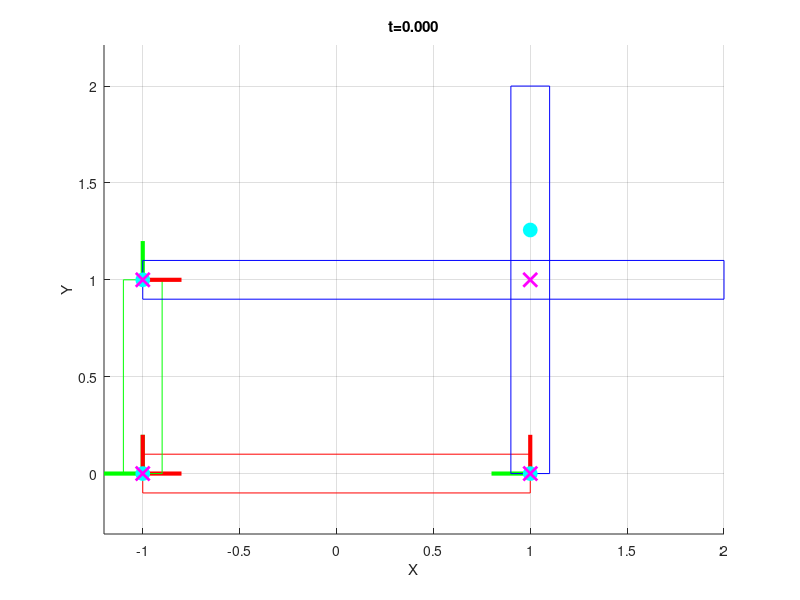

This chart was generated by the following MATLAB code: (Note: this script raises an error after producing the figure.)
function linkages(scene)
if nargin < 1
	scene = 0;
end

% Set up the scene here.
% Note that links don't have to be placed exactly. The first call to
% solveLinkage() will automatically snap the links so that all the
% constraints are satisfied.
links = [];
pins = [];
sliders = [];
particles = [];
oscillation = false; % turn oscillation off by default.
switch scene
	case 0
		% Crank-rocker
		% Bottom link
		links(1).angle = 0; % rotation from the positive x-axis
		links(1).pos = [-1 0]'; % position of the center of rotation
		links(1).verts = [ % display vertices
			 0.0  2.0  2.0  0.0
			-0.1 -0.1  0.1  0.1
			];
		% Left link
		links(2).angle = pi/2;
		links(2).pos = [-1 0]';
		links(2).verts = [
			 0.0  1.0  1.0  0.0
			-0.1 -0.1  0.1  0.1
			];
		% Right link
		links(3).angle = pi/2;
		links(3).pos = [1 0]';
		links(3).verts = [
			 0.0  2.0  2.0  0.0
			-0.1 -0.1  0.1  0.1
			];
		% Top link
		links(4).angle = 0;
		links(4).pos = [-1 1]';
		links(4).verts = [
			 0.0  3.0  3.0  0.0
			-0.1 -0.1  0.1  0.1
			];
		
		% Which link is grounded?
		grounded = 1;
		% Which link is the driver?
		% Note: the driver must be attached (with a pin) to the ground.
		driver = 2;
		
		% Bottom-left
		pins(1).linkA = 1;
		pins(1).linkB = 2;
		pins(1).pointA = [0,0]';
		pins(1).pointB = [0,0]';
		% Bottom-right
		pins(2).linkA = 1;
		pins(2).linkB = 3;
		pins(2).pointA = [2,0]';
		pins(2).pointB = [0,0]';
		% Left-top
		pins(3).linkA = 2;
		pins(3).linkB = 4;
		pins(3).pointA = [1,0]';
		pins(3).pointB = [0,0]';
		% Right-top
		pins(4).linkA = 3;
		pins(4).linkB = 4;
		pins(4).pointA = [1+rand(1),0]'; % pin location on link3 is randomized
		pins(4).pointB = [2,0]';
		
		% List of tracer particles for display
		particles(1).link = 4; % which link?
		particles(1).point = [0.5,0.1]'; % tracer particle point in local coords
		particles(2).link = 4;
		particles(2).point = [2.5,-0.1]';
	case 1
		% Drag-link % s = 2, l = 5, p = 4, q = 4
		% Bottom link
		links(1).angle = 0; % rotation from the positive x-axis
		links(1).pos = [-1 0]'; % position of the center of rotation
		links(1).verts = [ % display vertices
			 0.0  2.0  2.0  0.0
			-0.1 -0.1  0.1  0.1
			];
		% Left link
		links(2).angle = pi/2;
		links(2).pos = [-1 0]';
		links(2).verts = [
			 0.0  4.0  4.0  0.0
			-0.1 -0.1  0.1  0.1
			];
		% Right link
		links(3).angle = pi/2;
		links(3).pos = [1 0]';
		links(3).verts = [
			 0.0   5    5   0.0
			-0.1 -0.1  0.1  0.1
			];
		% Top link
		links(4).angle = 0;
		links(4).pos = [-1 1]';
		links(4).verts = [
			 0.0   4    4  0.0
			-0.1 -0.1  0.1  0.1
			];
		
		% Which link is grounded?
		grounded = 1;
		% Which link is the driver?
		% Note: the driver must be attached (with a pin) to the ground.
		driver = 2;
		
		% Bottom-left
		pins(1).linkA = 1;
		pins(1).linkB = 2;
		pins(1).pointA = [0,0]';
		pins(1).pointB = [0,0]';
		% Bottom-right
		pins(2).linkA = 1;
		pins(2).linkB = 3;
		pins(2).pointA = [2,0]';
		pins(2).pointB = [0,0]';
		% Left-top
		pins(3).linkA = 2;
		pins(3).linkB = 4;
		pins(3).pointA = [4,0]';
		pins(3).pointB = [0,0]';
		% Right-top
		pins(4).linkA = 3;
		pins(4).linkB = 4;
		pins(4).pointA = [5,0]'; % pin location on link3 is randomized
		pins(4).pointB = [4,0]';
		
		% List of tracer particles for display
		particles(1).link = 4; % which link?
		particles(1).point = [0.5,0.1]'; % tracer particle point in local coords
		particles(2).link = 4;
		particles(2).point = [2.5,-0.1]';
	case 2
        
		% Double-rocker % s = 1, l = 4, p = 4, q = 3
        % first enable oscillation
        oscillation = true; % decides whether to make the driver link oscillate or not.
        % (double rocker)
        min_angle = acos(3/5)-0.095; % oscillation range 
        max_angle = pi/2+0.005; % uscillation range


		% Bottom link
		links(1).angle = 0; % rotation from the positive x-axis
		links(1).pos = [-1 0]'; % position of the center of rotation
		links(1).verts = [ % display vertices
			 0.0  3.0  3.0  0.0
			-0.1 -0.1  0.1  0.1
			];
		% Left link
		links(2).angle = acos(1/4);
		links(2).pos = [-1 0]';
		links(2).verts = [
			 0.0  4.0  4.0  0.0
			-0.1 -0.1  0.1  0.1
			];
		% Right link
		links(3).angle = pi/2;
		links(3).pos = [1 0]';
		links(3).verts = [
			 0.0  4.0  4.0  0.0
			-0.1 -0.1  0.1  0.1
			];
		% Top link
		links(4).angle = 0;
		links(4).pos = [-1 1]';
		links(4).verts = [
			 0.0  1.0  1.0  0.0
			-0.1 -0.1  0.1  0.1
			];
		
		% Which link is grounded?
		grounded = 1;
		% Which link is the driver?
		% Note: the driver must be attached (with a pin) to the ground.
		driver = 2;
		
		% Bottom-left
		pins(1).linkA = 1;
		pins(1).linkB = 2;
		pins(1).pointA = [0,0]';
		pins(1).pointB = [0,0]';
		% Bottom-right
		pins(2).linkA = 1;
		pins(2).linkB = 3;
		pins(2).pointA = [3,0]';
		pins(2).pointB = [0,0]';
		% Left-top
		pins(3).linkA = 2;
		pins(3).linkB = 4;
		pins(3).pointA = [4,0]';
		pins(3).pointB = [0,0]';
		% Right-top
		pins(4).linkA = 3;
		pins(4).linkB = 4;
		pins(4).pointA = [4,0]'; % pin location on link3 is randomized
		pins(4).pointB = [1,0]';
		
		% List of tracer particles for display
		particles(1).link = 4; % which link?
		particles(1).point = [0,0]'; % tracer particle point in local coords
		particles(2).link = 4;
		particles(2).point = [1,0]';
	case 3
		% Hoekens/Chebyshev
        % Double-rocker % s = 1, l = 2, p = 2.5, q = 5
		% Bottom link
		links(1).angle = 0; % rotation from the positive x-axis
		links(1).pos = [-1 0]'; % position of the center of rotation
		links(1).verts = [ % display vertices
			 0.0  2.0  2.0  0.0
			-0.1 -0.1  0.1  0.1
			];
		% Left link
		links(2).angle = 0;
		links(2).pos = [-1 0]';
		links(2).verts = [
			 0.0  1.0  1.0  0.0
			-0.1 -0.1  0.1  0.1
			];
		% Right link
		links(3).angle = pi/2;
		links(3).pos = [1 0]';
		links(3).verts = [
			 0.0  2.5  2.5  0.0
			-0.1 -0.1  0.1  0.1
			];
		% Top link
		links(4).angle = 0;
		links(4).pos = [-1 1]';
		links(4).verts = [
			 0.0  5.0  5.0  0.0
			-0.1 -0.1  0.1  0.1
			];
		
		% Which link is grounded?
		grounded = 1;
		% Which link is the driver?
		% Note: the driver must be attached (with a pin) to the ground.
		driver = 2;
		
		% Bottom-left
		pins(1).linkA = 1;
		pins(1).linkB = 2;
		pins(1).pointA = [0,0]';
		pins(1).pointB = [0,0]';
		% Bottom-right
		pins(2).linkA = 1;
		pins(2).linkB = 3;
		pins(2).pointA = [2,0]';
		pins(2).pointB = [0,0]';
		% Left-top
		pins(3).linkA = 2;
		pins(3).linkB = 4;
		pins(3).pointA = [1,0]';
		pins(3).pointB = [0,0]';
		% Right-top
		pins(4).linkA = 3;
		pins(4).linkB = 4;
		pins(4).pointA = [2.5,0]'; % pin location on link3 is randomized
		pins(4).pointB = [2.5,0]';
		
		% List of tracer particles for display
		particles(1).link = 4; % which link?
		particles(1).point = [0,0]'; % tracer particle point in local coords
		particles(2).link = 4;
		particles(2).point = [5,0]';
	case 4
		% Peaucellier-Lipkin
        
        % (Peaucellier-Lipkin linkage) set oscillation on
        oscillation = true;
        min_angle = -pi/2.1; % oscillation range 
        max_angle = pi/2.1; % uscillation range
        
        % stationary link
        % s = 1, 
		links(1).angle = 0; % rotation from the positive x-axis
		links(1).pos = [-1 0]'; % position of the center of rotation
		links(1).verts = [ % display vertices
			 0.0  1.0  1.0  0.0
             0.0  0.0  0.0  0.0
			];
		% driver link
		links(2).angle = 0;
		links(2).pos = [0 0]';
		links(2).verts = [
			 0.0  1.0  1.0  0.0
			-0.1 -0.1  0.1  0.1
			];
		% parallelogram link1
		links(3).angle = pi/2;
		links(3).pos = [1 0]';
		links(3).verts = [
			 0.0  2.0  2.0  0.0
			-0.1 -0.1  0.1  0.1
			];
		% parallelogram link2
		links(4).angle = -pi/5;
		links(4).pos = [1 0]';
		links(4).verts = [
			 0.0  2.0  2.0  0.0
			-0.1 -0.1  0.1  0.1
			];
        % parallelogram link3
		links(5).angle = -pi/9;
		links(5).pos = [2 sqrt(3)]';
		links(5).verts = [
			 0.0  2.0  2.0  0.0
			-0.1 -0.1  0.1  0.1
			];
        % parallelogram link4
		links(6).angle = pi/3;
		links(6).pos = [2 -sqrt(3)]';
		links(6).verts = [
			 0.0  2.0  2.0  0.0
			-0.1 -0.1  0.1  0.1
			];
        % long link 1
		links(7).angle = pi/6;
		links(7).pos = [-1 0]';
		links(7).verts = [
			 0.0  2*sqrt(3)  2*sqrt(3)  0.0
			-0.1 -0.1  0.1  0.1
			];
        % long link 1
		links(8).angle = -pi/6;
		links(8).pos = [-1 0]';
		links(8).verts = [
			 0.0  2*sqrt(3)  2*sqrt(3)  0.0
			-0.1 -0.1  0.1  0.1
			];
        grounded = 1;
        driver = 2;
        
        pins(1).linkA = 1;
        pins(1).linkB = 2;
        pins(1).pointA = [1,0]';
        pins(1).pointB = [0,0]';
        pins(2).linkA = 2;
        pins(2).linkB = 3;
        pins(2).pointA = [1,0]';
        pins(2).pointB = [0,0]';
        pins(3).linkA = 2;
        pins(3).linkB = 4;
        pins(3).pointA = [1,0]';
        pins(3).pointB = [0,0]';
        pins(4).linkA = 3;
        pins(4).linkB = 5;
        pins(4).pointA = [2,0]';
        pins(4).pointB = [0,0]';
        pins(5).linkA = 4;
        pins(5).linkB = 6;
        pins(5).pointA = [2,0]';
        pins(5).pointB = [0,0]';
        pins(6).linkA = 5;
        pins(6).linkB = 6;
        pins(6).pointA = [2,0]';
        pins(6).pointB = [2,0]';
        pins(7).linkA = 1;
        pins(7).linkB = 7;
        pins(7).pointA = [0,0]';
        pins(7).pointB = [0,0]';
        pins(8).linkA = 1;
        pins(8).linkB = 8;
        pins(8).pointA = [0,0]';
        pins(8).pointB = [0,0]';
        pins(9).linkA = 5;
        pins(9).linkB = 7;
        pins(9).pointA = [0,0]';
        pins(9).pointB = [2*sqrt(3),0]';
        pins(10).linkA = 6;
        pins(10).linkB = 8;
        pins(10).pointA = [0,0]';
        pins(10).pointB = [2*sqrt(3),0]';
        
        particles(1).link = 5;
        particles(1).point = [2,0]';
        
        
	case 5
		% Klann
        % stationary
        links(1).angle = 0; % rotation from the positive x-axis
        links(1).pos = [0 0]'; % position of the center of rotation
        links(1).verts = [
        -266.16  0.0  -266.16
        61.45 0.0  -130
        ];
        
        links(2).angle = 3*pi/2;
        links(2).pos = [0 0]';
        links(2).verts = [
            0.0 110 110 0
            -5  -5  5   5
        ];
    
        links(3).angle = 0;
        links(3).pos = [0 0]';
        links(3).verts = [
            0.0 130 130 0
            -5  -5  5   5
        ];
    
        links(4).angle = 0;
        links(4).pos = [0 0]';
        links(4).verts = [
            0.0 182 182 0
            -5  -5  5   5
        ];
    
        links(5).angle = 0;
        links(5).pos = [0 0]';
        links(5).verts = [
            0.0 288 288 0 -216.65 -216.65
            -5  -5  5 5 43.20 33.20 
        ];
    
        links(6).angle = 0;
        links(6).pos = [0 0]';
        links(6).verts = [
            0.0 265 734.57 734.57 265 0
            -5  -5 135 145 5   5
        ];
    
    

        pins(1).linkA = 1;
        pins(1).linkB = 2;
        pins(1).pointA = [0 0]';
        pins(1).pointB = [0 0]';
        
        pins(2).linkA = 1;
        pins(2).linkB = 3;
        pins(2).pointA = [-266.16 -130]';
        pins(2).pointB = [0 0]';
        
        pins(3).linkA = 1;
        pins(3).linkB = 4;
        pins(3).pointA = [-266.16 61.45]';
        pins(3).pointB = [0 0]';
        
        pins(4).linkA = 2;
        pins(4).linkB = 5;
        pins(4).pointA = [110 0]';
        pins(4).pointB = [288 0]';
        
        pins(5).linkA = 4;
        pins(5).linkB = 6;
        pins(5).pointA = [182 0]';
        pins(5).pointB = [0 0]';

        pins(6).linkA = 3;
        pins(6).linkB = 5;
        pins(6).pointA = [130 0]';
        pins(6).pointB = [0 0]';
        
        
        pins(7).linkA = 6;
        pins(7).linkB = 5;
        pins(7).pointA = [265 0]';
        pins(7).pointB = [-216.65 38.53]';
        
        
        grounded = 1;
        driver = 2;
        
        particles(1).link = 6;
        particles(1).point = [734.57,140]';
        
        
	case 6
		% Another linkage
	case 10
		% Extra credit!
end

% Initialize
for i = 1 : length(links)
	links(i).grounded = (i == grounded); %#ok<*AGROW>
	links(i).driver = (i == driver);
	% These target quantities are only used for grounded and driver links
	links(i).angleTarget = links(i).angle;
	links(i).posTarget = links(i).pos;
end
for i = 1 : length(particles)
	particles(i).pointsWorld = zeros(2,0); % transformed points, initially empty
end

% Debug: drawing here to debug scene setup
drawScene(0,links,pins,sliders,particles);

% lsqnonlin options
if verLessThan('matlab','8.1')
	opt = optimset(...
		'Jacobian','on',...
		'DerivativeCheck','off',...
		'Display','off'); % final-detailed iter-detailed off
else
	opt = optimoptions('lsqnonlin',...
		'Jacobian','on',...
		'DerivativeCheck','off',...
		'Display','off'); % final-detailed iter-detailed off
end

% Simulation loop
t = 0; % current time
T = 2; % final time
dt = 0.01; % time step
angVel = -2*pi; % driver angular velocity
w = 20; % radius frequency of the oscillation

while t < T
	% Procedurally set the driver angle.
	% Right now, the target angle is being linearly increased, but you may
	% want to do something else.
    if ~oscillation
        links(driver).angleTarget = links(driver).angleTarget + dt*angVel;
    else
        %oscillatory motion code blcok
        links(driver).angleTarget = ...
            (max_angle - min_angle) * sin(w*t) / 2 + (max_angle + min_angle) / 2;
    end    
    
	% Solve for linkage orientations and positions
	[links,feasible] = solveLinkage(links,pins,sliders,opt);
	% Update particle positions
	particles = updateParticles(links,particles);
	% Draw scene
	drawScene(t,links,pins,sliders,particles);
	% Quit if over-constrained
	if ~feasible
		break;
	end
	t = t + dt;
end

end

%%
function [R,dR] = rotationMatrix(angle)
c = cos(angle);
s = sin(angle);
% Rotation matrix
R = zeros(2);
R(1,1) = c;
R(1,2) = -s;
R(2,1) = s;
R(2,2) = c;
if nargout >= 2
	% Rotation matrix derivative
	dR = zeros(2);
	dR(1,1) = -s;
	dR(1,2) = -c;
	dR(2,1) = c;
	dR(2,2) = -s;
end
end

%%
function [links,feasible] = solveLinkage(links,pins,sliders,opt)
nlinks = length(links);
% Extract the current angles and positions into a vector
angPos0 = zeros(3*nlinks,1);
for i = 1 : nlinks
	link = links(i);
	ii = (i-1)*3+(1:3);
	angPos0(ii(1)) = link.angle;
	angPos0(ii(2:3)) = link.pos;
end
% Limits
lb = -inf(size(angPos0));
ub =  inf(size(angPos0));
% Solve for angles and positions
[angPos,r2] = lsqnonlin(@(angPos)objFun(angPos,links,sliders,pins),angPos0,lb,ub,opt);
% If the mechanism is feasible, then the residual should be zero
feasible = true;
if r2 > 1e-4
	fprintf('Mechanism is over constrained!\n');
	feasible = false;
end
% Extract the angles and positions from the values in the vector
for i = 1 : length(links)
	ii = (i-1)*3+(1:3);
	links(i).angle = angPos(ii(1));
	links(i).pos = angPos(ii(2:3));
end
end

%%
function [c,J] = objFun(angPos,links,sliders,pins)
nlinks = length(links);
npins = length(pins);
nsliders = length(sliders);
% Temporarily change angles and positions of the links. These changes will
% be undone when exiting this function.
for i = 1 : nlinks
	ii = (i-1)*3+(1:3);
	links(i).angle = angPos(ii(1));
	links(i).pos = angPos(ii(2:3));
end

% Evaluate constraints
ndof = 3*nlinks;
ncon = 3 + 3 + 2*npins; % 3 for ground, 3 for driver, 2*npins for pins
c = zeros(ncon,1);
J = zeros(ncon,ndof);
k = 0;
% Some angles and positions are fixed
for i = 1 : nlinks
	link = links(i);
	if link.grounded || link.driver
		% Grounded and driver links have their angles and positions
		% prescribed.
		c(k+1,    1) = link.angle - link.angleTarget;
		c(k+(2:3),1) = link.pos - link.posTarget;
		% The Jacobian of this constraint is the identity matrix
		colAng = (i-1)*3 + 1;
		colPos = (i-1)*3 + (2:3);
		J(k+1,    colAng) = 1;
		J(k+(2:3),colPos) = eye(2);
		k = k + 3;
	end
end
% Pin constraints
for i = 1 : npins
	pin = pins(i);
	rows = k+(1:2); % row index of this pin constraint
	k = k + 2;
	indLinkA = pin.linkA; % array index of link A
	indLinkB = pin.linkB; % array index of link B
	linkA = links(indLinkA);
	linkB = links(indLinkB);
	[Ra,dRa] = rotationMatrix(linkA.angle);
	[Rb,dRb] = rotationMatrix(linkB.angle);
	% Local positions
	ra = pin.pointA;
	rb = pin.pointB;
	% World positions
	xa = Ra * ra + linkA.pos;
	xb = Rb * rb + linkB.pos;
	p = xa(1:2) - xb(1:2);
	c(rows,1) = p;
	%
	% Optional Jacobian computation
	%
	% Column indices for the angles and positions of links A and B
	colAngA = (indLinkA-1)*3 + 1;
	colPosA = (indLinkA-1)*3 + (2:3);
	colAngB = (indLinkB-1)*3 + 1;
	colPosB = (indLinkB-1)*3 + (2:3);
	% The Jacobian of this constraint is the partial derivative of f wrt
	% the angles and positions of the two links.
	J(rows,colAngA) = dRa * ra;
	J(rows,colPosA) = eye(2);
	J(rows,colAngB) = -dRb * rb;
	J(rows,colPosB) = -eye(2);
end
end

%%
function particles = updateParticles(links,particles)
% Transform particle position from local to world
for i = 1 : length(particles)
	particle = particles(i);
	link = links(particle.link);
	% IMPLEMENT ME: compute x, the world space position of the particle.
    theta = link.angle;
    coor = link.pos;
	x = [cos(theta) -sin(theta); sin(theta) cos(theta)] * particle.point + coor;
	% Append world position to the array (grows indefinitely)
	particles(i).pointsWorld(:,end+1) = x;
end
end

%%
function drawScene(t,links,pins,sliders,particles)
if t == 0
	clf;
	axis equal;
	hold on;
	grid on;
	xlabel('X');
	ylabel('Y');
end
cla;
% Draw links
for i = 1 : length(links)
	link = links(i);
	R = rotationMatrix(link.angle);
	% Draw frame
	p = link.pos; % frame origin
	s = 0.2; % frame display size
	px = p + s*R(:,1); % frame x-axis
	py = p + s*R(:,2); % frame y-axis
	plot([p(1),px(1)],[p(2),px(2)],'r','LineWidth',3);
	plot([p(1),py(1)],[p(2),py(2)],'g','LineWidth',3);
	% Draw link geometry
	if link.grounded
		color = [1 0 0];
	elseif link.driver
		color = [0 1 0];
	else
		color = [0 0 1];
	end
	E = [R,link.pos;0,0,1]; % transformation matrix
	vertsLocal = [link.verts;ones(1,size(link.verts,2))];
	vertsWorld = E * vertsLocal;
	plot(vertsWorld(1,[1:end,1]),vertsWorld(2,[1:end,1]),'Color',color);
end
% Draw pins
for i = 1 : length(pins)
	pin = pins(i);
	linkA = links(pin.linkA);
	linkB = links(pin.linkB);
	Ra = rotationMatrix(linkA.angle);
	Rb = rotationMatrix(linkB.angle);
	xa = Ra * pin.pointA + linkA.pos;
	xb = Rb * pin.pointB + linkB.pos;
	plot(xa(1),xa(2),'co','MarkerSize',10,'MarkerFaceColor','c');
	plot(xb(1),xb(2),'mx','MarkerSize',10,'LineWidth',2);
end
% Draw particles
for i = 1 : length(particles)
	particle = particles(i);
	if ~isempty(particle.pointsWorld)
		plot(particle.pointsWorld(1,:),particle.pointsWorld(2,:),'k');
		plot(particle.pointsWorld(1,end),particle.pointsWorld(2,end),'ko');
	end
end
%axis equal;
title(sprintf('t=%.3f',t));
drawnow;
end
